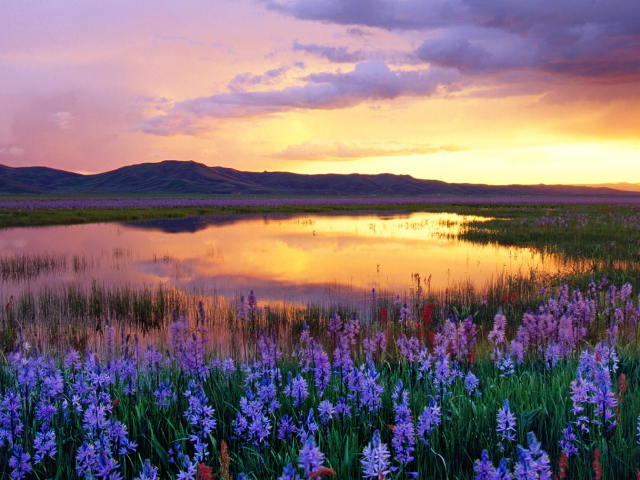
%> input picture matlabCourse/lab6/krajobraz.bmp, 640 x 480 px
$ octave zad2.m   (GNU Octave 9; MATLAB toolbox functions it lacks are replaced by stand-ins)
%> lines starting %> are read from the running program, lines starting %| are printed output that depends on the picture
Kr = imread('krajobraz.bmp');
%> Kr is the input picture: size 480x640x3 uint8; mean R, G, B 130.2, 109.5, 114.6
Kw = imread('kwiaty.bmp');
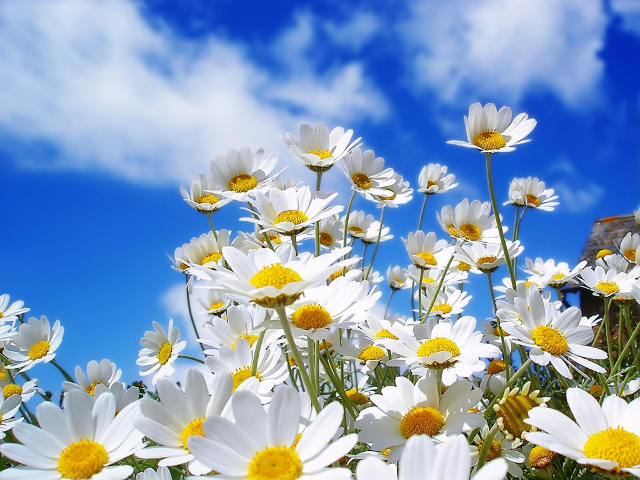
%> input picture matlabCourse/lab6/kwiaty.bmp, 640 x 480 px
%> Kw is the input picture: size 480x640x3 uint8; mean R, G, B 135.6, 159.5, 189.1
Ty = imread('tygrys.bmp');
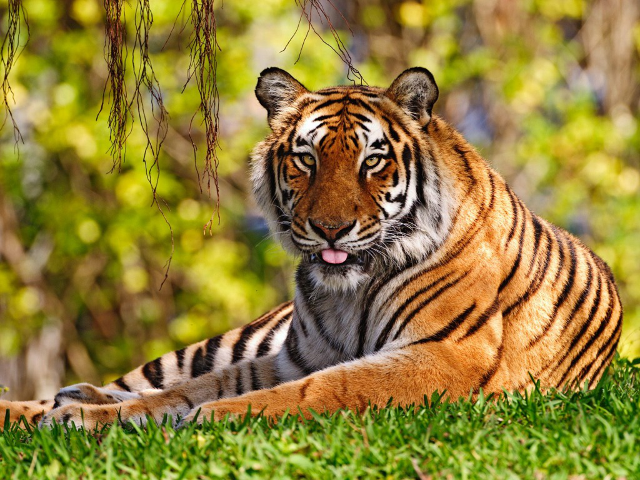
%> input picture matlabCourse/lab6/tygrys.bmp, 640 x 480 px
%> Ty is the input picture: size 480x640x3 uint8; mean R, G, B 146.6, 128.6, 57.7

[X1, map] = rgb2ind(Kw, 256);
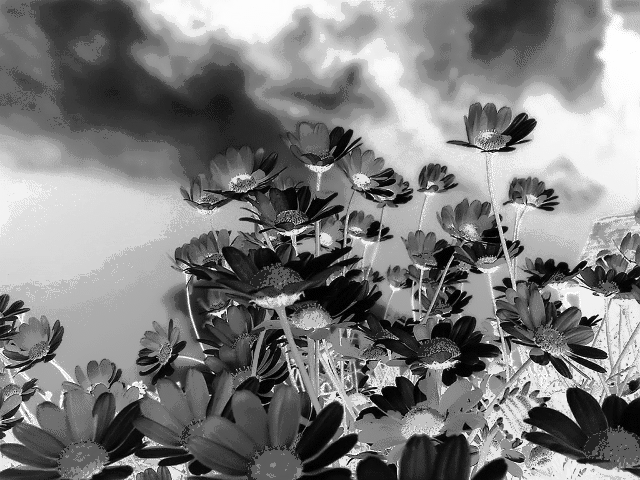
%> X1: size 480x640 uint8; min 0, max 255, mean 126.4
%> map = 256 rows, first 12: [0.992 0.992 0.996; 0.988 0.98 0.996; 0.984 0.969 0.894; 0.98 0.976 0.992; 0.98 0.976 0.965; 0.992 0.969 0.988; 0.976 0.969 0.984; 0.961 0.98 0.988; 0.965 0.965 0.996; 0.965 0.961 0.98; 0.961 0.961 0.945; 0.937 0.965 0.988]
figure, imshow(X1, map);
%> (the run ends here)
